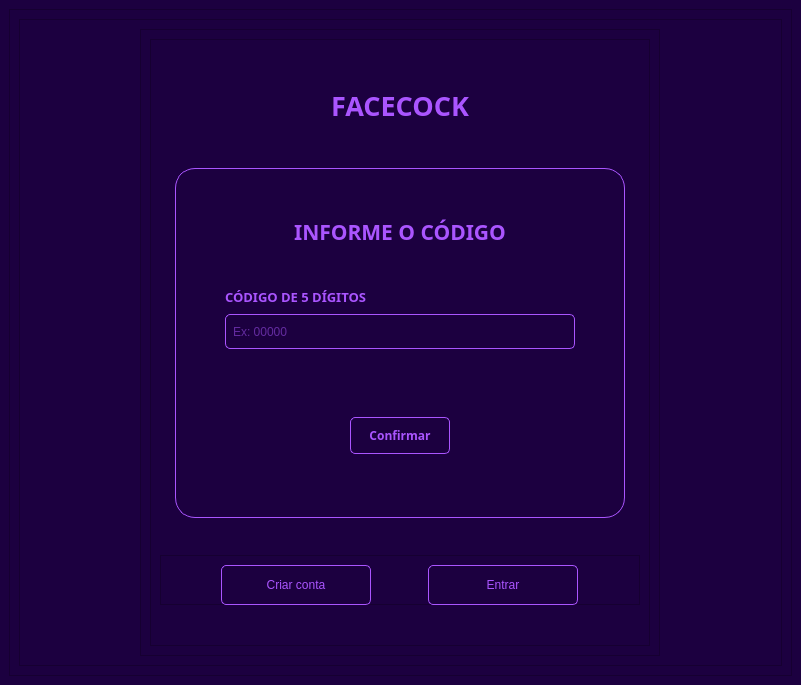
<?xml version="1.0" encoding="UTF-8"?>
<ui version="4.0">
 <class>MainWindow</class>
 <widget class="QMainWindow" name="MainWindow">
  <property name="geometry">
   <rect>
    <x>0</x>
    <y>0</y>
    <width>801</width>
    <height>685</height>
   </rect>
  </property>
  <property name="windowTitle">
   <string>MainWindow</string>
  </property>
  <widget class="QWidget" name="centralwidget">
   <property name="styleSheet">
    <string notr="true">background-color:#1c0040</string>
   </property>
   <layout class="QVBoxLayout" name="verticalLayout">
    <item>
     <widget class="QFrame" name="frame">
      <property name="frameShape">
       <enum>QFrame::StyledPanel</enum>
      </property>
      <property name="frameShadow">
       <enum>QFrame::Raised</enum>
      </property>
      <layout class="QVBoxLayout" name="verticalLayout_9">
       <item>
        <widget class="QFrame" name="frame_4">
         <property name="frameShape">
          <enum>QFrame::StyledPanel</enum>
         </property>
         <property name="frameShadow">
          <enum>QFrame::Raised</enum>
         </property>
         <layout class="QVBoxLayout" name="verticalLayout_6">
          <item alignment="Qt::AlignHCenter|Qt::AlignVCenter">
           <widget class="QFrame" name="frame_10">
            <property name="frameShape">
             <enum>QFrame::StyledPanel</enum>
            </property>
            <property name="frameShadow">
             <enum>QFrame::Raised</enum>
            </property>
            <layout class="QVBoxLayout" name="verticalLayout_15">
             <item alignment="Qt::AlignHCenter|Qt::AlignVCenter">
              <widget class="QFrame" name="frame_22">
               <property name="minimumSize">
                <size>
                 <width>500</width>
                 <height>607</height>
                </size>
               </property>
               <property name="maximumSize">
                <size>
                 <width>500</width>
                 <height>2500</height>
                </size>
               </property>
               <property name="frameShape">
                <enum>QFrame::StyledPanel</enum>
               </property>
               <property name="frameShadow">
                <enum>QFrame::Raised</enum>
               </property>
               <layout class="QVBoxLayout" name="verticalLayout_7">
                <item alignment="Qt::AlignHCenter|Qt::AlignVCenter">
                 <widget class="QLabel" name="label_11">
                  <property name="minimumSize">
                   <size>
                    <width>400</width>
                    <height>40</height>
                   </size>
                  </property>
                  <property name="maximumSize">
                   <size>
                    <width>400</width>
                    <height>40</height>
                   </size>
                  </property>
                  <property name="font">
                   <font>
                    <family>Montserrat SemiBold</family>
                    <pointsize>20</pointsize>
                    <weight>75</weight>
                    <bold>true</bold>
                   </font>
                  </property>
                  <property name="styleSheet">
                   <string notr="true">color: rgb(170, 85, 255)

</string>
                  </property>
                  <property name="text">
                   <string>FACECOCK</string>
                  </property>
                  <property name="alignment">
                   <set>Qt::AlignCenter</set>
                  </property>
                 </widget>
                </item>
                <item alignment="Qt::AlignHCenter">
                 <widget class="QFrame" name="frame_24">
                  <property name="minimumSize">
                   <size>
                    <width>450</width>
                    <height>350</height>
                   </size>
                  </property>
                  <property name="maximumSize">
                   <size>
                    <width>450</width>
                    <height>350</height>
                   </size>
                  </property>
                  <property name="styleSheet">
                   <string notr="true">border: 1px solid rgb(170, 85, 255) ;
	border-radius: 20px;
	padding: 0px</string>
                  </property>
                  <property name="frameShape">
                   <enum>QFrame::StyledPanel</enum>
                  </property>
                  <property name="frameShadow">
                   <enum>QFrame::Raised</enum>
                  </property>
                  <layout class="QVBoxLayout" name="verticalLayout_8">
                   <item>
                    <widget class="QFrame" name="frame_25">
                     <property name="minimumSize">
                      <size>
                       <width>0</width>
                       <height>50</height>
                      </size>
                     </property>
                     <property name="maximumSize">
                      <size>
                       <width>16777215</width>
                       <height>35</height>
                      </size>
                     </property>
                     <property name="styleSheet">
                      <string notr="true">border-radius: 0;
border: 0</string>
                     </property>
                     <property name="frameShape">
                      <enum>QFrame::StyledPanel</enum>
                     </property>
                     <property name="frameShadow">
                      <enum>QFrame::Raised</enum>
                     </property>
                     <layout class="QHBoxLayout" name="horizontalLayout_7">
                      <item>
                       <widget class="QLabel" name="label_12">
                        <property name="minimumSize">
                         <size>
                          <width>350</width>
                          <height>30</height>
                         </size>
                        </property>
                        <property name="maximumSize">
                         <size>
                          <width>350</width>
                          <height>100</height>
                         </size>
                        </property>
                        <property name="font">
                         <font>
                          <family>Montserrat SemiBold</family>
                          <pointsize>16</pointsize>
                          <weight>75</weight>
                          <bold>true</bold>
                         </font>
                        </property>
                        <property name="styleSheet">
                         <string notr="true">color: rgb(170, 85, 255)

</string>
                        </property>
                        <property name="text">
                         <string>INFORME O CÓDIGO</string>
                        </property>
                        <property name="alignment">
                         <set>Qt::AlignCenter</set>
                        </property>
                       </widget>
                      </item>
                     </layout>
                    </widget>
                   </item>
                   <item alignment="Qt::AlignHCenter">
                    <widget class="QFrame" name="frame_26">
                     <property name="minimumSize">
                      <size>
                       <width>0</width>
                       <height>80</height>
                      </size>
                     </property>
                     <property name="maximumSize">
                      <size>
                       <width>16777215</width>
                       <height>80</height>
                      </size>
                     </property>
                     <property name="styleSheet">
                      <string notr="true">border: 0
</string>
                     </property>
                     <property name="frameShape">
                      <enum>QFrame::StyledPanel</enum>
                     </property>
                     <property name="frameShadow">
                      <enum>QFrame::Raised</enum>
                     </property>
                     <layout class="QVBoxLayout" name="verticalLayout_19">
                      <item alignment="Qt::AlignVCenter">
                       <widget class="QLabel" name="label_13">
                        <property name="maximumSize">
                         <size>
                          <width>400</width>
                          <height>40</height>
                         </size>
                        </property>
                        <property name="font">
                         <font>
                          <family>Montserrat SemiBold</family>
                          <pointsize>10</pointsize>
                          <weight>75</weight>
                          <bold>true</bold>
                         </font>
                        </property>
                        <property name="styleSheet">
                         <string notr="true">color: rgb(170, 85, 255)</string>
                        </property>
                        <property name="text">
                         <string>CÓDIGO DE 5 DÍGITOS</string>
                        </property>
                        <property name="alignment">
                         <set>Qt::AlignLeading|Qt::AlignLeft|Qt::AlignVCenter</set>
                        </property>
                       </widget>
                      </item>
                      <item alignment="Qt::AlignHCenter">
                       <widget class="QLineEdit" name="confirm_email_input">
                        <property name="minimumSize">
                         <size>
                          <width>350</width>
                          <height>35</height>
                         </size>
                        </property>
                        <property name="maximumSize">
                         <size>
                          <width>350</width>
                          <height>35</height>
                         </size>
                        </property>
                        <property name="styleSheet">
                         <string notr="true">QLineEdit {
	border-radius: 5px;
	background-color: transparent;
	border: 1px solid rgb(170, 85, 255);
	padding: 5px;
	color: rgb(170, 85, 255)
}
</string>
                        </property>
                        <property name="text">
                         <string/>
                        </property>
                        <property name="placeholderText">
                         <string>Ex: 00000</string>
                        </property>
                       </widget>
                      </item>
                     </layout>
                    </widget>
                   </item>
                   <item>
                    <widget class="QFrame" name="frame_5">
                     <property name="maximumSize">
                      <size>
                       <width>16777215</width>
                       <height>100</height>
                      </size>
                     </property>
                     <property name="styleSheet">
                      <string notr="true">border: 0;
border-radius: 0
</string>
                     </property>
                     <property name="frameShape">
                      <enum>QFrame::StyledPanel</enum>
                     </property>
                     <property name="frameShadow">
                      <enum>QFrame::Raised</enum>
                     </property>
                     <layout class="QHBoxLayout" name="horizontalLayout_3">
                      <item>
                       <widget class="QPushButton" name="confirm_email_button">
                        <property name="minimumSize">
                         <size>
                          <width>100</width>
                          <height>37</height>
                         </size>
                        </property>
                        <property name="maximumSize">
                         <size>
                          <width>100</width>
                          <height>37</height>
                         </size>
                        </property>
                        <property name="font">
                         <font>
                          <family>Montserrat SemiBold</family>
                          <weight>75</weight>
                          <bold>true</bold>
                         </font>
                        </property>
                        <property name="cursor">
                         <cursorShape>PointingHandCursor</cursorShape>
                        </property>
                        <property name="styleSheet">
                         <string notr="true">QPushButton {
	border-radius: 5px;
	background-color: transparent;
	border: 0.8px solid rgb(170, 85, 255);
	color: rgb(170, 85, 255)
}

QPushButton:hover {
	background-color: rgb(170, 85, 255);
	color: #1c0040
}</string>
                        </property>
                        <property name="text">
                         <string>Confirmar</string>
                        </property>
                       </widget>
                      </item>
                     </layout>
                    </widget>
                   </item>
                  </layout>
                 </widget>
                </item>
                <item alignment="Qt::AlignVCenter">
                 <widget class="QFrame" name="frame_27">
                  <property name="minimumSize">
                   <size>
                    <width>0</width>
                    <height>50</height>
                   </size>
                  </property>
                  <property name="maximumSize">
                   <size>
                    <width>16777215</width>
                    <height>50</height>
                   </size>
                  </property>
                  <property name="frameShape">
                   <enum>QFrame::StyledPanel</enum>
                  </property>
                  <property name="frameShadow">
                   <enum>QFrame::Raised</enum>
                  </property>
                  <layout class="QHBoxLayout" name="horizontalLayout_4">
                   <item>
                    <widget class="QPushButton" name="create_page_button_2">
                     <property name="minimumSize">
                      <size>
                       <width>150</width>
                       <height>40</height>
                      </size>
                     </property>
                     <property name="maximumSize">
                      <size>
                       <width>150</width>
                       <height>33</height>
                      </size>
                     </property>
                     <property name="cursor">
                      <cursorShape>PointingHandCursor</cursorShape>
                     </property>
                     <property name="styleSheet">
                      <string notr="true">QPushButton {
	border-radius: 5px;
	background-color: transparent;
	border: 0.8px solid rgb(170, 85, 255);
	color: rgb(170, 85, 255)
}

QPushButton:hover {
	background-color: rgb(170, 85, 255);
	color: #1c0040
}</string>
                     </property>
                     <property name="text">
                      <string>Criar conta</string>
                     </property>
                    </widget>
                   </item>
                   <item>
                    <widget class="QPushButton" name="login_page_button_2">
                     <property name="minimumSize">
                      <size>
                       <width>150</width>
                       <height>40</height>
                      </size>
                     </property>
                     <property name="maximumSize">
                      <size>
                       <width>150</width>
                       <height>33</height>
                      </size>
                     </property>
                     <property name="cursor">
                      <cursorShape>PointingHandCursor</cursorShape>
                     </property>
                     <property name="styleSheet">
                      <string notr="true">QPushButton {
	border-radius: 5px;
	background-color: transparent;
	border: 0.8px solid rgb(170, 85, 255);
	color: rgb(170, 85, 255)
}

QPushButton:hover {
	background-color: rgb(170, 85, 255);
	color: #1c0040
}</string>
                     </property>
                     <property name="text">
                      <string>Entrar</string>
                     </property>
                    </widget>
                   </item>
                  </layout>
                 </widget>
                </item>
               </layout>
              </widget>
             </item>
            </layout>
           </widget>
          </item>
         </layout>
        </widget>
       </item>
      </layout>
     </widget>
    </item>
   </layout>
  </widget>
 </widget>
 <resources/>
 <connections/>
</ui>
